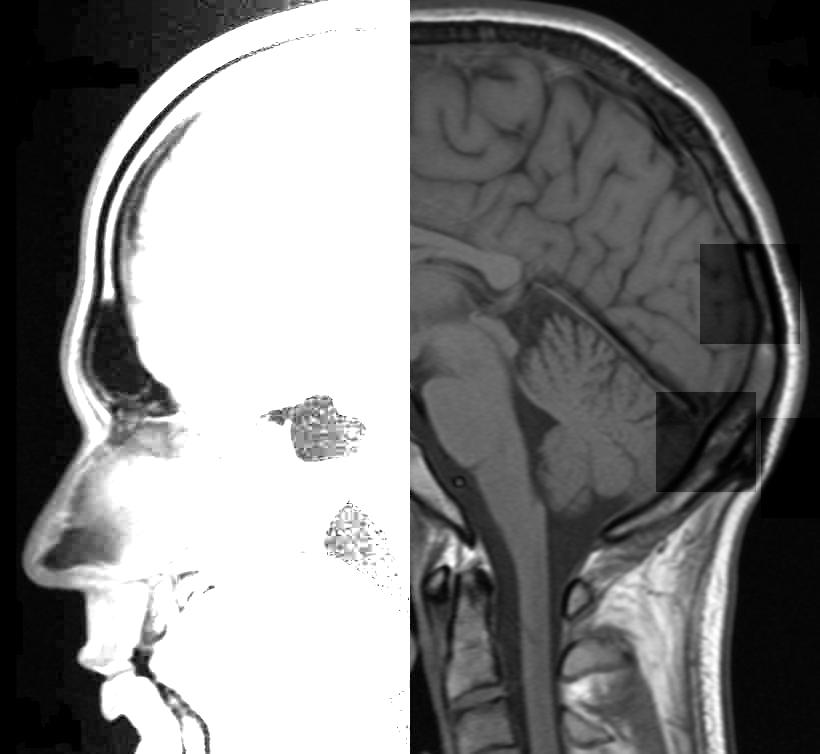
%> input picture Lab4/brain.jpg, 820 x 754 px
$ octave --eval "main;"   (GNU Octave 9; MATLAB toolbox functions it lacks are replaced by stand-ins)
%> lines starting %> are read from the running program, lines starting %| are printed output that depends on the picture
%% --- LABORATOR 4 ---

% 1. Testati cele doua script-uri exemplu in Matlab sau Octave.
% 2. Verificati functionarea. Evaluati distributia determinata de script-ul
%      "Histogram" si efectul corector din "Histogram_Equalization".
% 3. Aplicati transformarile pentru toate cele trei imagini (bay, brain, moon).
% 4. Degradati intentionat una din imagini folosind metode de la tema "point
%      operations" (contrast/luminozitate). Aplicati din nou transformarile pe
%      baza de histograma.
%  Rezultatul temei este un text in care descrieti constatarile voastre
%    obtinute ca urmare a parcurgerii temei.

% -----------------------------------------------------------------------------

% ! In OCTAVE script-ul Histogram.m nu functioneaza out of the box. Necesitati:
%     - install in OCTAVE (Command Window) 'pkg install -forge image'
%     - add 'pkg load image' before 'imhist' || 'histeq' usage

% 1. Am testat cele două scripturi în OCTAVE. Ambele funcționează corect:
%      primul script face egalizarea histogramei, iar al doilea afișează
%      histograma imaginii originale.
% 2. Scriptul „Histogram” ilustrează modul în care pixelii imaginii sunt
%      distribuiți pe nivele de gri, scoțând în evidență zonele în care valorile
%      se aglomerează într-un interval limitat. Acest lucru oferă o imagine
%      clară asupra contrastului general: dacă valorile sunt concentrate într-o
%      zonă restrânsă, contrastul este slab, iar detaliile pot fi mai greu de
%      distins.
%    Scriptul „Histogram_Equalization” prelucrează valorile pixelilor și le
%      redistribuie astfel încât histograma imaginii să fie întinsă uniform pe
%      tot intervalul 0–255. Prin această transformare, contrastul imaginii
%      crește vizibil: detaliile devin mai clare, zonele închise și deschise
%      sunt mai bine evidențiate, iar imaginea capătă un aspect mai echilibrat
%      și mai ușor de interpretat. Practic, egalizarea histogramei „întinde”
%      tonurile de gri, astfel încât informația vizuală să fie mai bine
%      răspândită și mai ușor de perceput.
% 3. Pentru toate cele trei imagini (bay, brain, moon), scriptul încarcă
%      fiecare, aplică egalizarea histogramei cu histeq, apoi afișează și
%      salvează imaginile originale și corectate împreună cu histogramele lor
%      pentru a evalua efectul transformării.
% 4. RULAREA SCRIPTULUI SUPRASCRIE INAGINEA 'brain.jpg' CU O VERSIUNE MODIFICATA
%    FACETI BACKUP pentru 'brain.jpg'
%    Pentru a evalua efectele transformărilor pe bază de histogramă în situații
%      în care o imagine este degradată intenționat, am ales să modific imaginea
%      „brain.jpg” aplicând o degradare artificială. În jumătatea stângă a
%      imaginii, am folosit o scalare a contrastului printr-un gradient liniar,
%      care crește progresiv intensitatea pixelilor de la stânga la dreapta.
%      După aceste degradări, am aplicat din nou egalizarea histogramei asupra
%      imaginii afectate. Rezultatele au arătat că, deși transformările de tip
%      histogram equalization pot îmbunătăți contrastul general și pot „întinde”
%      intervalul dinamic al imaginii, ele nu pot anula complet efectele unor
%      degradări severe sau locale, cum sunt variațiile abrupte de contrast.

% Pentru a vedea toate implementările complete și tot ce ține de materia PI,
%   acestea sunt disponibile la:
%   https://github.com/HerteCristianPaul/Y2g7T9pKq8bL4XfV3rMzN1aQ.

% ----------------------------------------------------------------------------

function main()
  initWorkspace();

  % Degrading Image
  [degradedImg, H, W, C] = readImage('brain.jpg');
%> H = 754; W = 820; C = 1
  [leftSide, rightSide, splitCol] = splitImageVertically(degradedImg, W);
%> in splitImageVertically, `splitCol = round(W/2);`: splitCol = 410
%> in splitImageVertically, `rightSide = img(:, splitCol+1:end, :);`:
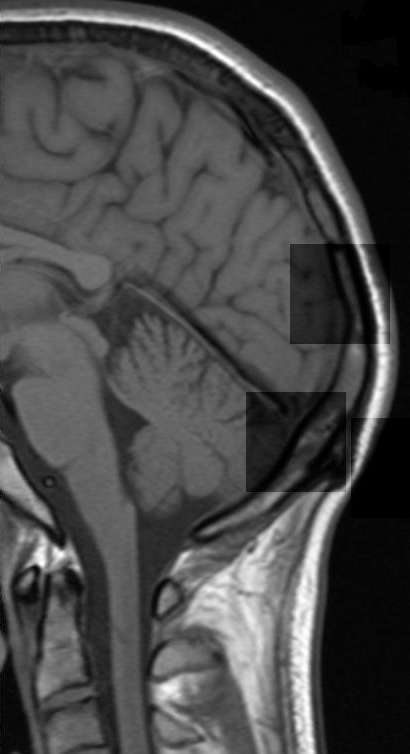
%> rightSide: size 754x410 double; min 0, max 1, mean 0.281
%> splitCol = 410

  [xGrid, ~] = meshgrid(1:splitCol, 1:H);
  gradientScale = 1 + 0.9 * (xGrid / splitCol);
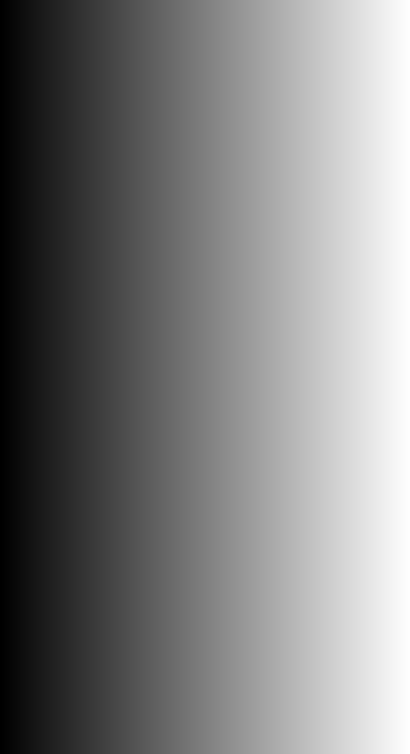
%> gradientScale: size 754x410 double; min 1, max 1.9, mean 1.45; drawn with min black and max white
  editedLeft = leftSide .* gradientScale;
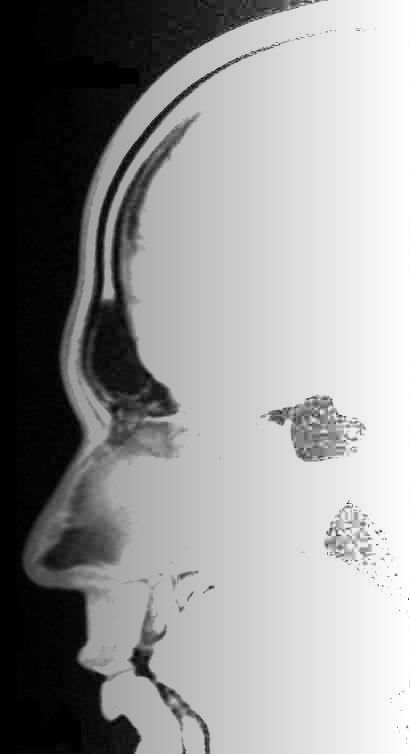
%> editedLeft: size 754x410 double; min 0, max 1.9, mean 1.12; drawn with min black and max white

  displayAndSaveImage(
    [editedLeft rightSide], 'Half Degraded Brain', 'brain.jpg'
  )

  % Transformation on all 3 images
  images = {'bay.jpg', 'brain.jpg', 'moon.jpg'};
  [originalImages, eqImages] = loadAndEqualizeImages(images);

  displayImagesSideBySide(originalImages, eqImages);
  saveEqualizedImages(eqImages, images);

  [countsOrig, idxOrig] = calculateHistograms(originalImages);
  [countsEq, idxEq] = calculateHistograms(eqImages);

  displayHistograms(countsOrig, idxOrig, countsEq, idxEq, images);
end

function [originalImages, eqImages] = loadAndEqualizeImages(filenames)
%LOADANDEQUALIZEIMAGES Încarcă imagini și aplică egalizarea histogramei.
%   Input:
%       filenames - celulă cu numele fișierelor de imagine.
%   Output:
%       originalImages - celulă cu imaginile încărcate original.
%       eqImages       - celulă cu imaginile după egalizarea histogramei.
%
%   Usage:
%       [originalImages, eqImages] = loadAndEqualizeImages({'img1.jpg', 'img2.png'})
  n = length(filenames);
  originalImages = cell(1, n);
  eqImages = cell(1, n);
  for i = 1:n
    originalImages{i} = imread(filenames{i});
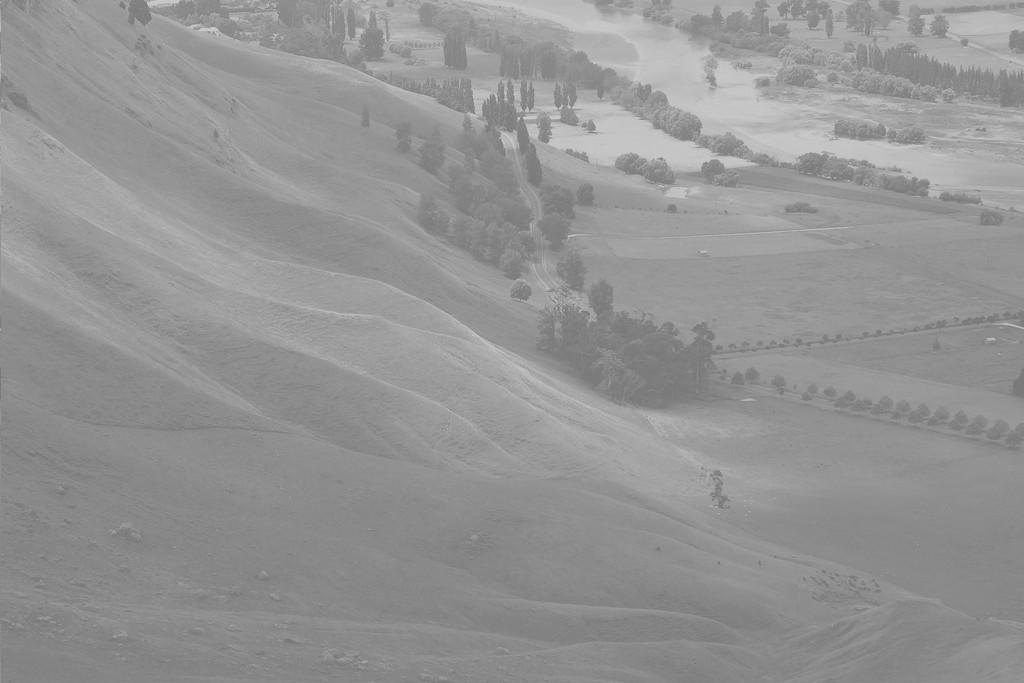
%> input picture Lab4/bay.jpg, 1024 x 683 px
%> in main, `[originalImages, eqImages] = loadAndEqualizeImages(images);`: originalImages = 3 items
    eqImages{i} = histeq(originalImages{i});
  end
end

function displayImagesSideBySide(originalImages, eqImages)
%DISPLAYIMAGESSIDEBYSIDE Afișează imaginile originale și cele egalizate în subplote alăturate.
%   Input:
%       originalImages - celulă cu imaginile originale.
%       eqImages       - celulă cu imaginile egalizate.
%
%   Imaginile sunt afișate în câte două coloane: original în stânga, egalizat în dreapta.
%
%   Usage:
%       displayImagesSideBySide(originalImages, eqImages)
  n = length(originalImages);
%> n = 3
  figure(2), clf;
  for i = 1:n
    subplot(n, 2, 2*i - 1);
    imshow(originalImages{i});
    [~, name, ~] = fileparts(inputname(1 + (i-1)*2));
    title(['Original ', num2str(i)]);
    subplot(n, 2, 2*i);
    imshow(eqImages{i});
    title('After histogram equalization');
  end
%> this loop made 3 passes
%> pass 1, in displayImagesSideBySide, `imshow(eqImages{i});`:
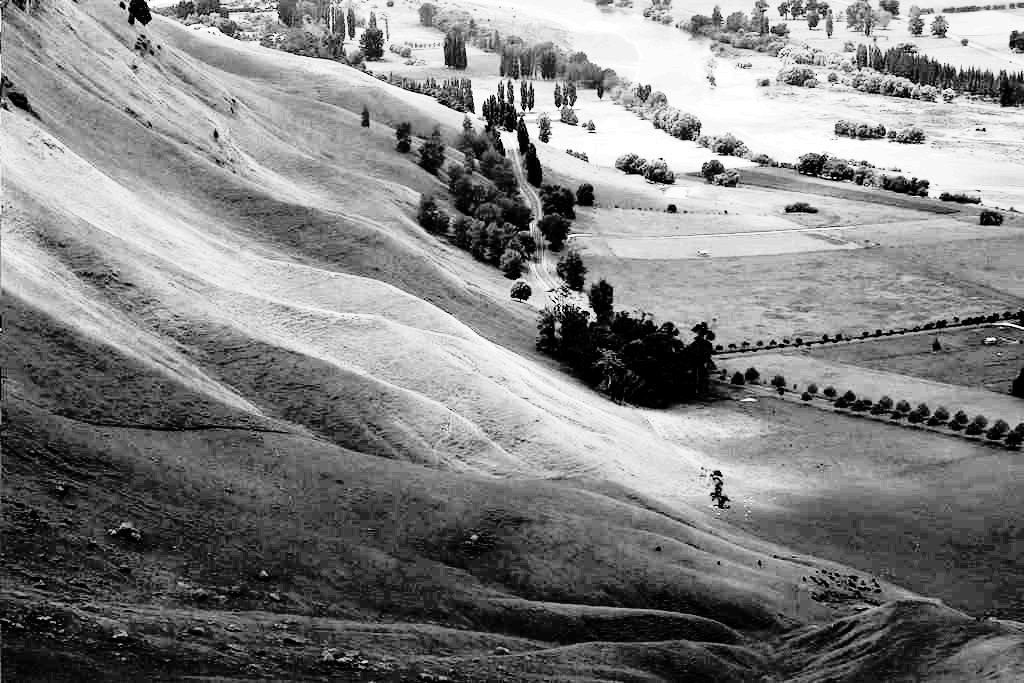
%> displayed picture: size 683x1024, on the screen's scale of 0 to 255; min 0, max 255, mean 128.7
%> in main, `displayImagesSideBySide(originalImages, eqImages);`:
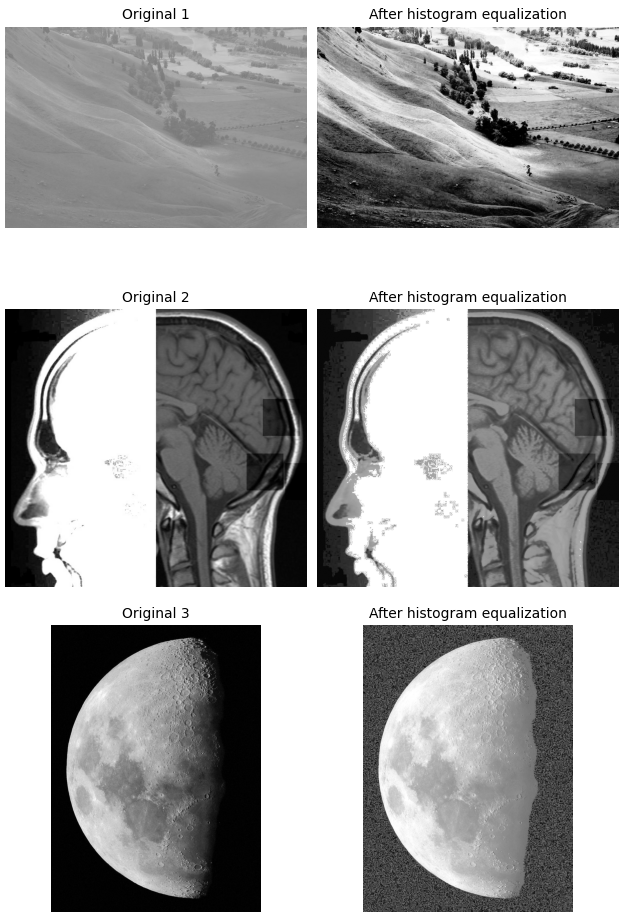
%> figure redrawn from the program's plot data, 6 panels
end

function saveEqualizedImages(eqImages, originalFilenames)
%SAVEEQUALIZEDIMAGES Salvează imaginile egalizate pe disc.
%   Input:
%       eqImages         - celulă cu imaginile egalizate.
%       originalFilenames - celulă cu numele fișierelor originale (pentru a genera nume noi).
%
%   Imaginile se salvează cu prefixul 'HEqualization_eqImg_' urmat de numele imaginii originale și extensia .png.
%
%   Usage:
%       saveEqualizedImages(eqImages, {'bay.jpg', 'brain.jpg'})
  n = length(eqImages);
  for i = 1:n
    [~, name, ~] = fileparts(originalFilenames{i});
    filename = ['HEqualization_eqImg_', name, '.png'];
    imwrite(eqImages{i}, filename);
  end
%> this loop made 3 passes
%> filename on passes 1 to 3: 'HEqualization_eqImg_bay.png', 'HEqualization_eqImg_brain.png', 'HEqualization_eqImg_moon.png'
end

function [countsAll, idxAll] = calculateHistograms(images)
%CALCULATEHISTOGRAMS Calculează histogramele pentru o listă de imagini.
%   Input:
%       images - celulă cu imaginile pentru care se calculează histogramele.
%   Output:
%       countsAll - celulă cu vectorii de frecvențe ale nivelelor de gri.
%       idxAll    - celulă cu vectorii de nivele de gri (de obicei 0:255).
%
%   Usage:
%       [counts, idx] = calculateHistograms({img1, img2, img3})
  n = length(images);
  countsAll = cell(1, n);
%> countsAll = {[], [], []}
  idxAll = cell(1, n);
%> idxAll = {[], [], []}
  for i = 1:n
    [countsAll{i}, idxAll{i}] = imhist(images{i});
  end
%> after the loop, countsAll = 3 items; idxAll = 3 items
%> the loop in calculateHistograms (call 2), `for i = 1:n` made 3 passes
end

function displayHistograms(countsOrig, idxOrig, countsEq, idxEq, filenames)
%DISPLAYHISTOGRAMS Afișează histogramele originale și egalizate pentru mai multe imagini.
%   Input:
%       countsOrig - celulă cu histogramele imaginilor originale.
%       idxOrig    - celulă cu nivelele de gri pentru histogramele originale.
%       countsEq   - celulă cu histogramele imaginilor egalizate.
%       idxEq      - celulă cu nivelele de gri pentru histogramele egalizate.
%       filenames  - celulă cu numele fișierelor originale (folosite la titluri).
%
%   Histogramele sunt afișate în subplot-uri cu câte două coloane: original și egalizat.
%
%   Usage:
%       displayHistograms(countsOrig, idxOrig, countsEq, idxEq, filenames)
  n = length(countsOrig);
  figure(3), clf;
  for i = 1:n
    [~, name, ~] = fileparts(filenames{i});

    subplot(n, 2, 2*i - 1);
    bar(idxOrig{i}, countsOrig{i});
    xlim([0 255]);
    set(gca, 'FontSize', 14);
    xlabel('Gray level');
    ylabel('# pixels');
    title(['Histogram of ', name]);

    subplot(n, 2, 2*i);
    bar(idxEq{i}, countsEq{i});
    xlim([0 255]);
    set(gca, 'FontSize', 14);
    xlabel('Gray level');
    ylabel('# pixels');
    title(['Equalized ', name]);
  end
%> `main;`:
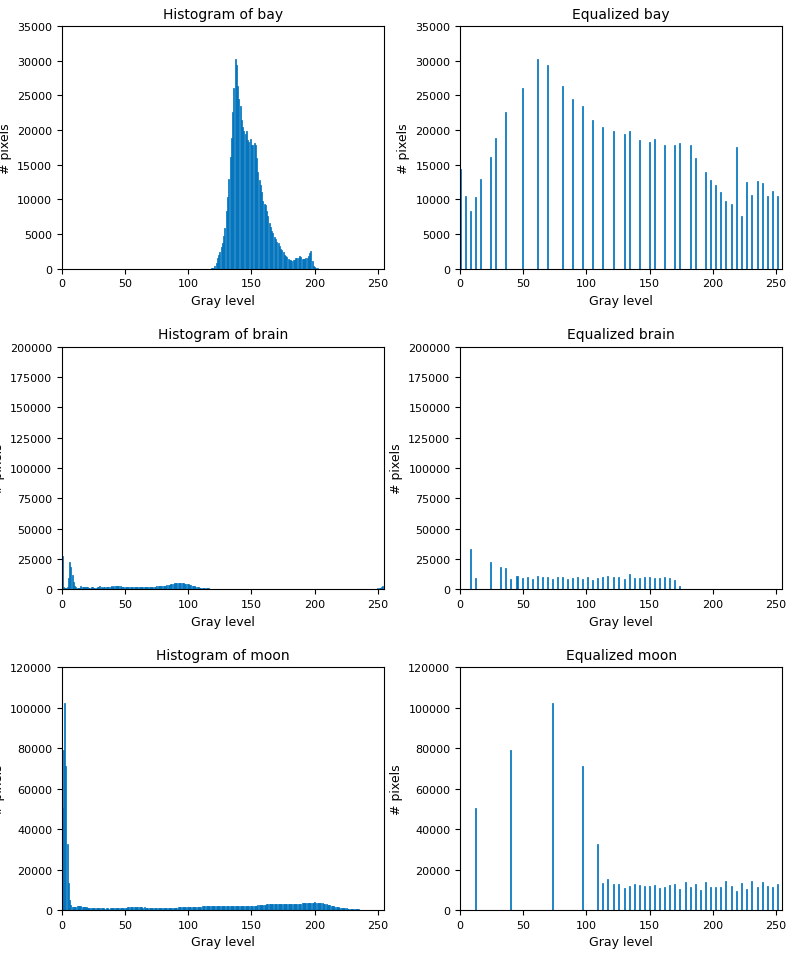
%> figure redrawn from the program's plot data, 6 panels; panel 1: tallest bar 30266 high, from x = 136.6 to 137.4; panel 2: tallest bar 30266 high, from x = 60.6 to 61.4; panel 3: tallest bar 197546 high, from x = 254.6 to 255.4; panel 4: tallest bar 197546 high, from x = 254.6 to 255.4
end

function initWorkspace()
%INITWORKSPACE Clears the workspace, command window, and closes all figure windows.
%
%   This function performs a complete reset of the MATLAB/Octave environment by:
%       - Clearing all variables from the workspace.
%       - Clearing the command window.
%       - Closing all open figures.
%       - Loading the 'image' package for image processing functions.
%
%   Usage:
%       initWorkspace()
%
%   Example:
%       initWorkspace(); % Reset environment before running a new script.
%
%   This is useful for ensuring a clean environment when running scripts or functions.
  clear, clc, close all;
  pkg load image
end

function [leftSide, rightSide, splitCol] = splitImageVertically(img, W)
%SPLITIMAGEVERTICALLY Splits an image into left and right halves vertically.
%
%   [leftSide, rightSide] = splitImageVertically(img)
%
%   Inputs:
%       img - Input image matrix (H x W x C).
%       W   - Width of the image
%
%   Outputs:
%       leftSide  - Left half of the image (all rows, first half columns).
%       rightSide - Right half of the image (all rows, second half columns).
%       splitCol  - Column index where the image is split (middle column).
%
%   Example:
%       img = imread('parrot.jpg');
%       [left, right, splitCol] = splitImageVertically(im2double(img));
    splitCol = round(W/2);
    leftSide = img(:, 1:splitCol, :);
    rightSide = img(:, splitCol+1:end, :);
end

function [img, H, W, C] = readImage(filename)
%READIMAGE Read an image and return it along with its dimensions.
%
%   [img, H, W, C] = readImage(filename) reads the image file specified
%   by 'filename', converts it to double precision, and returns the image
%   matrix 'img' along with its height H, width W, and number of channels C.
%
%   Input:
%       filename - string, path to the image file.
%
%   Outputs:
%       img - the image matrix as double.
%       H   - height of the image (number of rows).
%       W   - width of the image (number of columns).
%       C   - number of color channels.
%
%   Example:
%       [img, H, W, C] = readImage('parrot.jpg');
    img = im2double(imread(filename));
    [H, W, C] = size(img);
end

function displayAndSaveImage(img, titleText, fileName)
%DISPLAYANDSAVEIMAGE Display an image, add a title, and save to file.
%
%   displayAndSaveImage(img, titleText, fileName) displays the input image
%   'img', sets the figure title to 'titleText', and saves the image to a
%   file specified by 'fileName'.
%
%   Inputs:
%       img       - Image matrix to display and save (e.g., RGB or grayscale).
%       titleText - String specifying the title to display on the figure.
%       fileName  - String specifying the filename to save the image.
%
%   Example:
%       displayAndSaveImage(finalImg, 'Deranged Parrot', 'deranged_parrot.png');
    figure(1);
    imshow(img);
    title(titleText);
    imwrite(img, fileName);
end
